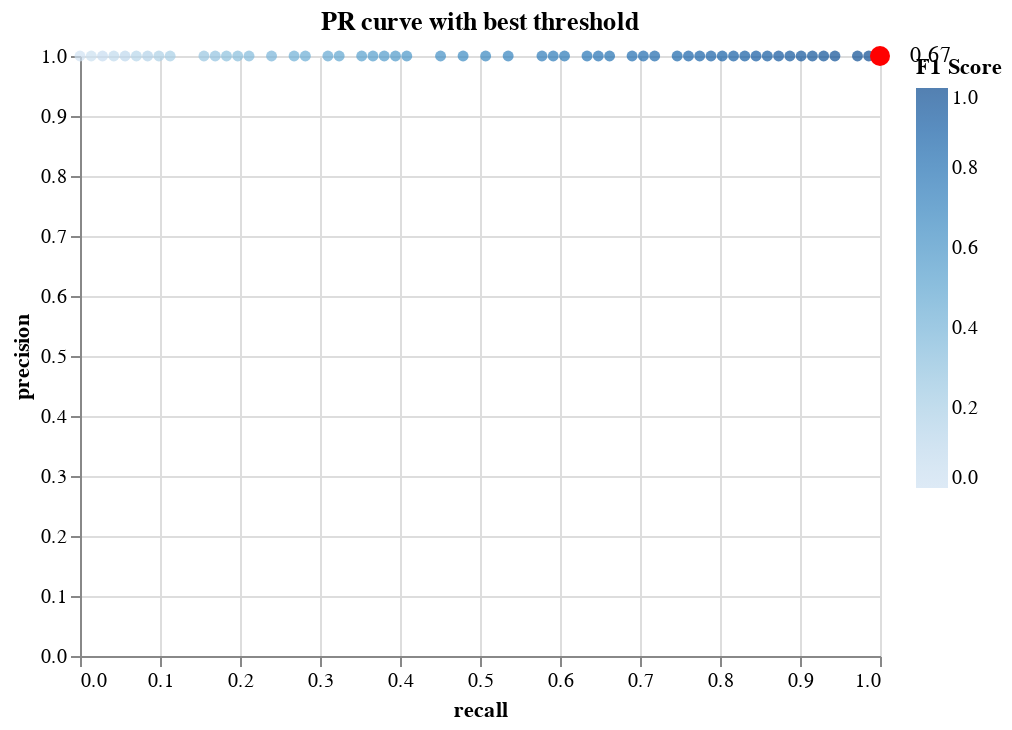

Source (notebook cell):
### Code cell
# PR curve with best threshold

PR_curve = alt.Chart(PR_curve_df).mark_circle().encode(
    x="recall",
    y="precision",
    color="F1 Score"
)
max_f1_point = alt.Chart(maximum_f1_df, 
                         title = 'PR curve with best threshold',).mark_circle(
    color="red", size=100, opacity=1).encode(
    x="recall",
    y="precision"
)

text = max_f1_point.mark_text(
    align='left',
    baseline='middle',
    dx=15).encode(text= alt.Text("threshold", format = ".2f"))

PR_curve_plot = PR_curve + max_f1_point + text
PR_curve_plot

### Figure 1 — Vega-Lite specification as saved in the notebook (floating-point values rounded to 4 significant figures)
{"$schema": "https://vega.github.io/schema/vega-lite/v4.8.1.json", "config": {"view": {"continuousHeight": 300, "continuousWidth": 400}}, "datasets": {"data-34e622ce6d0b2f79d6524f976c252631": [{"F1 Score": 1, "precision": 1, "recall": 1, "threshold": 0.665}, {"F1 Score": 0.9929, "precision": 1, "recall": 0.9859, "threshold": 0.67}, {"F1 Score": 0.9857, "precision": 1, "recall": 0.9718, "threshold": 0.675}, {"F1 Score": 0.971, "precision": 1, "recall": 0.9437, "threshold": 0.6789}, {"F1 Score": 0.9635, "precision": 1, "recall": 0.9296, "threshold": 0.6825}, {"F1 Score": 0.9559, "precision": 1, "recall": 0.9155, "threshold": 0.685}, {"F1 Score": 0.9481, "precision": 1, "recall": 0.9014, "threshold": 0.69}, {"F1 Score": 0.9403, "precision": 1, "recall": 0.8873, "threshold": 0.7}, {"F1 Score": 0.9323, "precision": 1, "recall": 0.8732, "threshold": 0.705}, {"F1 Score": 0.9242, "precision": 1, "recall": 0.8592, "threshold": 0.71}, {"F1 Score": 0.916, "precision": 1, "recall": 0.8451, "threshold": 0.7125}, {"F1 Score": 0.9077, "precision": 1, "recall": 0.831, "threshold": 0.715}, {"F1 Score": 0.8992, "precision": 1, "recall": 0.8169, "threshold": 0.7225}, {"F1 Score": 0.8906, "precision": 1, "recall": 0.8028, "threshold": 0.76}, {"F1 Score": 0.8819, "precision": 1, "recall": 0.7887, "threshold": 0.77}, {"F1 Score": 0.873, "precision": 1, "recall": 0.7746, "threshold": 0.7875}, {"F1 Score": 0.864, "precision": 1, "recall": 0.7606, "threshold": 0.7925}, {"F1 Score": 0.8548, "precision": 1, "recall": 0.7465, "threshold": 0.7975}, {"F1 Score": 0.8361, "precision": 1, "recall": 0.7183, "threshold": 0.805}, {"F1 Score": 0.8264, "precision": 1, "recall": 0.7042, "threshold": 0.8125}, {"F1 Score": 0.8167, "precision": 1, "recall": 0.6901, "threshold": 0.815}, {"F1 Score": 0.7966, "precision": 1, "recall": 0.662, "threshold": 0.82}, {"F1 Score": 0.7863, "precision": 1, "recall": 0.6479, "threshold": 0.8275}, {"F1 Score": 0.7759, "precision": 1, "recall": 0.6338, "threshold": 0.83}, {"F1 Score": 0.7544, "precision": 1, "recall": 0.6056, "threshold": 0.8325}, {"F1 Score": 0.7434, "precision": 1, "recall": 0.5915, "threshold": 0.835}, {"F1 Score": 0.7321, "precision": 1, "recall": 0.5775, "threshold": 0.84}, {"F1 Score": 0.6972, "precision": 1, "recall": 0.5352, "threshold": 0.8425}, {"F1 Score": 0.6729, "precision": 1, "recall": 0.507, "threshold": 0.845}, {"F1 Score": 0.6476, "precision": 1, "recall": 0.4789, "threshold": 0.8475}, {"F1 Score": 0.6214, "precision": 1, "recall": 0.4507, "threshold": 0.8525}, {"F1 Score": 0.58, "precision": 1, "recall": 0.4085, "threshold": 0.86}, {"F1 Score": 0.5657, "precision": 1, "recall": 0.3944, "threshold": 0.8625}, {"F1 Score": 0.551, "precision": 1, "recall": 0.3803, "threshold": 0.8675}, {"F1 Score": 0.5361, "precision": 1, "recall": 0.3662, "threshold": 0.87}, {"F1 Score": 0.5208, "precision": 1, "recall": 0.3521, "threshold": 0.8725}, {"F1 Score": 0.4894, "precision": 1, "recall": 0.3239, "threshold": 0.88}, {"F1 Score": 0.4731, "precision": 1, "recall": 0.3099, "threshold": 0.8825}, {"F1 Score": 0.4396, "precision": 1, "recall": 0.2817, "threshold": 0.885}, {"F1 Score": 0.4222, "precision": 1, "recall": 0.2676, "threshold": 0.8925}, {"F1 Score": 0.3864, "precision": 1, "recall": 0.2394, "threshold": 0.9}, {"F1 Score": 0.3488, "precision": 1, "recall": 0.2113, "threshold": 0.905}, {"F1 Score": 0.3294, "precision": 1, "recall": 0.1972, "threshold": 0.91}, {"F1 Score": 0.3095, "precision": 1, "recall": 0.1831, "threshold": 0.92}, {"F1 Score": 0.2892, "precision": 1, "recall": 0.169, "threshold": 0.925}, {"F1 Score": 0.2683, "precision": 1, "recall": 0.1549, "threshold": 0.9275}, {"F1 Score": 0.2025, "precision": 1, "recall": 0.1127, "threshold": 0.93}, {"F1 Score": 0.1795, "precision": 1, "recall": 0.09859, "threshold": 0.9375}, {"F1 Score": 0.1558, "precision": 1, "recall": 0.08451, "threshold": 0.945}, {"F1 Score": 0.1316, "precision": 1, "recall": 0.07042, "threshold": 0.9475}, {"F1 Score": 0.1067, "precision": 1, "recall": 0.05634, "threshold": 0.9575}, {"F1 Score": 0.08108, "precision": 1, "recall": 0.04225, "threshold": 0.965}, {"F1 Score": 0.05479, "precision": 1, "recall": 0.02817, "threshold": 0.9775}, {"F1 Score": 0.02778, "precision": 1, "recall": 0.01408, "threshold": 0.99}, {"F1 Score": 0, "precision": 1, "recall": 0, "threshold": null}], "data-5901e82fe240985264030dd34f129643": [{"F1 Score": 1, "precision": 1, "recall": 1, "threshold": 0.665}]}, "layer": [{"data": {"name": "data-34e622ce6d0b2f79d6524f976c252631"}, "encoding": {"color": {"field": "F1 Score", "type": "quantitative"}, "x": {"field": "recall", "type": "quantitative"}, "y": {"field": "precision", "type": "quantitative"}}, "mark": "circle"}, {"data": {"name": "data-5901e82fe240985264030dd34f129643"}, "encoding": {"x": {"field": "recall", "type": "quantitative"}, "y": {"field": "precision", "type": "quantitative"}}, "mark": {"color": "red", "opacity": 1, "size": 100, "type": "circle"}, "title": "PR curve with best threshold"}, {"data": {"name": "data-5901e82fe240985264030dd34f129643"}, "encoding": {"text": {"field": "threshold", "format": ".2f", "type": "quantitative"}, "x": {"field": "recall", "type": "quantitative"}, "y": {"field": "precision", "type": "quantitative"}}, "mark": {"align": "left", "baseline": "middle", "dx": 15, "type": "text"}, "title": "PR curve with best threshold"}]}
